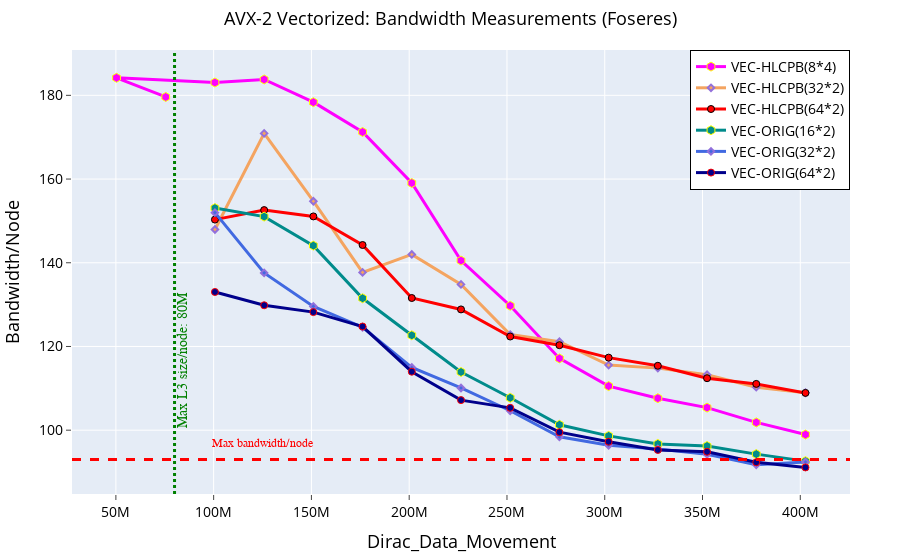

Notebook code for this chart:
### Code cell
# AVX2 Fused Cases
fig = go.Figure()
fig.add_trace(go.Scatter(x=(dfn1AvxFusNonProb_8mpi_4omp.Dirc_Data_Mov*(dfn1AvxFusNonProb_8mpi_4omp.MPI_size)), 
                         y=(dfn1AvxFusNonProb_8mpi_4omp.BAND*(dfn1AvxFusNonProb_8mpi_4omp.MPI_size)), 
                         mode='lines+markers', 
                         name='VEC-HLCPB(8*4)',
                         line=dict(color='magenta',width=3),
                         marker=dict(symbol='hexagon',size=9, line=dict(color='yellow',width=1))))

fig.add_trace(go.Scatter(x=(dfn2AvxFusNonProb_32mpi_2omp.Dirc_Data_Mov*(dfn2AvxFusNonProb_32mpi_2omp.MPI_size/2)), 
                         y=(dfn2AvxFusNonProb_32mpi_2omp.BAND*(dfn2AvxFusNonProb_32mpi_2omp.MPI_size/2)), 
                         mode='lines+markers', 
                         name='VEC-HLCPB(32*2)',
                         line=dict(color='sandybrown',width=3),
                         marker=dict(symbol='diamond',size=5,line=dict(color='MediumPurple',width=2))))

fig.add_trace(go.Scatter(x=(dfn4AvxFusNonProb_64mpi_2omp.Dirc_Data_Mov*(dfn4AvxFusNonProb_64mpi_2omp.MPI_size/4)), 
                         y=(dfn4AvxFusNonProb_64mpi_2omp.BAND*(dfn4AvxFusNonProb_64mpi_2omp.MPI_size/4)), 
                         mode='lines+markers', 
                         name='VEC-HLCPB(64*2)',
                         line=dict(color='red',width=3),
                         marker=dict(symbol='circle',size=7, line=dict(color='black',width=1))))

# AVX-2 Non-fused Cases
fig.add_trace(go.Scatter(x=(dfn1AvxNonFusNonProb_16mpi_2omp.Dirc_Data_Mov*(dfn1AvxNonFusNonProb_16mpi_2omp.MPI_size)), 
                         y=(dfn1AvxNonFusNonProb_16mpi_2omp.BAND*(dfn1AvxNonFusNonProb_16mpi_2omp.MPI_size)), 
                         mode='lines+markers', 
                         name='VEC-ORIG(16*2)',
                         line=dict(color='darkcyan',width=3),
                         marker=dict(symbol='hexagon',size=9, line=dict(color='yellow',width=1))))

fig.add_trace(go.Scatter(x=(dfn2AvxNonFusNonProb_32mpi_2omp.Dirc_Data_Mov*(dfn2AvxNonFusNonProb_32mpi_2omp.MPI_size/2)), 
                         y=(dfn2AvxNonFusNonProb_32mpi_2omp.BAND*(dfn2AvxNonFusNonProb_32mpi_2omp.MPI_size/2)), 
                         mode='lines+markers', 
                         name='VEC-ORIG(32*2)',
                         line=dict(color='royalblue',width=3),
                         marker=dict(symbol='diamond',size=5,line=dict(color='MediumPurple',width=2))))

fig.add_trace(go.Scatter(x=(dfn4AvxNonFusNonProb_64mpi_2omp.Dirc_Data_Mov*(dfn4AvxNonFusNonProb_64mpi_2omp.MPI_size/4)), 
                         y=(dfn4AvxNonFusNonProb_64mpi_2omp.BAND*(dfn4AvxNonFusNonProb_64mpi_2omp.MPI_size/4)), 
                         mode='lines+markers', 
                         name='VEC-ORIG(64*2)',
                         line=dict(color='darkblue',width=3),
                         marker=dict(symbol='circle',size=7, line=dict(color='red',width=1))))


# Adding vertical and horizontal lines 
fig.add_vline(x=80e6, line_width=3, line_dash="dot", line_color="green")
fig.add_hline(y=93, line_width=3, line_dash="dash", line_color="red")

# Add annotation with arrow
fig.add_annotation(
    x=80e6,
    y=100,
    text='Max L3 size/node: 80M',
    xanchor='left',  # Anchor the text to the left side of the annotation point
    yanchor='bottom',
    showarrow=False,
    arrowhead=1,
    arrowsize=1,
    arrowwidth=2,
    arrowcolor="#636363",
    ax=-60,  # Move the text 60 units to the left
    ay=-30,
    font=dict(size=14, color="green", family="Sans Serif"),
    align="left",
    textangle=-90,  # Rotate the text 90 degrees counter-clockwise
)


fig.add_annotation(
    x='125e6'
    , y=95
    , text=f'Max bandwidth/node'
    , yanchor='bottom'
    , showarrow=False
    , arrowhead=1
    , arrowsize=1
    , arrowwidth=2
    , arrowcolor="#636363"
    , ax=-20
    , ay=-30
    , font=dict(size=12, color="red", family="Sans Serif")
    , align="left"
    ,)





fig.update_layout(
    title=dict(text='AVX-2 Vectorized: Bandwidth Measurements (Foseres)',
               font=dict(color="black", size=18), x=0.5),  # Set title text color to black
    xaxis_title=dict(text='Dirac_Data_Movement', font=dict(color="black", size=18)), 
    yaxis_title=dict(text='Bandwidth/Node', font=dict(color="black", size=18)), 
    xaxis=dict(ticks="outside", tickfont=dict(color="black", size=14)),  # Set font color for x-axis ticks
    yaxis=dict(ticks="outside", tickfont=dict(color="black", size=14)),  # Set font color for y-axis ticks
    legend=go.layout.Legend(bordercolor="black", borderwidth=1, x=1, xanchor="right", y=1, yanchor="top",
                            font=dict(color="black", size=14)),  # Set legend text color to black
    margin=dict(l=50, r=50, t=50, b=50)  # Adjust the left and right margins
)

### Figure 1 — Plotly figure (JSON) as saved in the notebook; plotly's stock layout.template omitted (floating-point values rounded to 4 significant figures)
{"data": [{"line": {"color": "magenta", "width": 3}, "marker": {"line": {"color": "yellow", "width": 1}, "size": 9, "symbol": "hexagon"}, "mode": "lines+markers", "name": "VEC-HLCPB(8*4)", "type": "scatter", "x": [75497472, 50331648, 100663296, 125829120, 150994944, 176160768, 201326592, 226492416, 251658240, 276824064, 301989888, 327155712, 352321536, 377487360, 402653184], "y": [179.6, 184.2, 183.1, 183.8, 178.4, 171.3, 159.0, 140.5, 129.7, 117.1, 110.5, 107.6, 105.4, 101.9, 98.96]}, {"line": {"color": "sandybrown", "width": 3}, "marker": {"line": {"color": "MediumPurple", "width": 2}, "size": 5, "symbol": "diamond"}, "mode": "lines+markers", "name": "VEC-HLCPB(32*2)", "type": "scatter", "x": [100663296, 125829120, 150994944, 176160768, 201326592, 226492416, 251658240, 276824064, 301989888, 327155712, 352321536, 377487360, 402653184], "y": [147.9, 170.9, 154.7, 137.7, 142.0, 134.8, 122.8, 121.1, 115.5, 114.8, 113.3, 110.3, 108.9]}, {"line": {"color": "red", "width": 3}, "marker": {"line": {"color": "black", "width": 1}, "size": 7, "symbol": "circle"}, "mode": "lines+markers", "name": "VEC-HLCPB(64*2)", "type": "scatter", "x": [100663296, 125829120, 150994944, 176160768, 201326592, 226492416, 251658240, 276824064, 301989888, 327155712, 352321536, 377487360, 402653184], "y": [150.3, 152.6, 151.1, 144.2, 131.6, 128.9, 122.4, 120.3, 117.3, 115.4, 112.4, 111.1, 108.9]}, {"line": {"color": "darkcyan", "width": 3}, "marker": {"line": {"color": "yellow", "width": 1}, "size": 9, "symbol": "hexagon"}, "mode": "lines+markers", "name": "VEC-ORIG(16*2)", "type": "scatter", "x": [100663296, 125829120, 150994944, 176160768, 201326592, 226492416, 251658240, 276824064, 301989888, 327155712, 352321536, 377487360, 402653184], "y": [153.1, 151.0, 144.1, 131.5, 122.7, 113.9, 107.7, 101.3, 98.64, 96.71, 96.22, 94.28, 92.6]}, {"line": {"color": "royalblue", "width": 3}, "marker": {"line": {"color": "MediumPurple", "width": 2}, "size": 5, "symbol": "diamond"}, "mode": "lines+markers", "name": "VEC-ORIG(32*2)", "type": "scatter", "x": [100663296, 125829120, 150994944, 176160768, 201326592, 226492416, 251658240, 276824064, 301989888, 327155712, 352321536, 377487360, 402653184], "y": [152.0, 137.6, 129.6, 124.6, 115.0, 110.1, 104.6, 98.41, 96.41, 95.51, 94.24, 91.72, 92.4]}, {"line": {"color": "darkblue", "width": 3}, "marker": {"line": {"color": "red", "width": 1}, "size": 7, "symbol": "circle"}, "mode": "lines+markers", "name": "VEC-ORIG(64*2)", "type": "scatter", "x": [100663296, 125829120, 150994944, 176160768, 201326592, 226492416, 251658240, 276824064, 301989888, 327155712, 352321536, 377487360, 402653184], "y": [133.0, 129.8, 128.2, 124.8, 114.0, 107.2, 105.3, 99.52, 97.25, 95.28, 94.84, 92.34, 91.1]}], "layout": {"annotations": [{"align": "left", "arrowcolor": "#636363", "arrowhead": 1, "arrowsize": 1, "arrowwidth": 2, "ax": -60, "ay": -30, "font": {"color": "green", "family": "Sans Serif", "size": 14}, "showarrow": false, "text": "Max L3 size/node: 80M", "textangle": -90, "x": 80000000, "xanchor": "left", "y": 100, "yanchor": "bottom"}, {"align": "left", "arrowcolor": "#636363", "arrowhead": 1, "arrowsize": 1, "arrowwidth": 2, "ax": -20, "ay": -30, "font": {"color": "red", "family": "Sans Serif", "size": 12}, "showarrow": false, "text": "Max bandwidth/node", "x": "125e6", "y": 95, "yanchor": "bottom"}], "legend": {"bordercolor": "black", "borderwidth": 1, "font": {"color": "black", "size": 14}, "x": 1, "xanchor": "right", "y": 1, "yanchor": "top"}, "margin": {"b": 50, "l": 50, "r": 50, "t": 50}, "shapes": [{"line": {"color": "green", "dash": "dot", "width": 3}, "type": "line", "x0": 80000000, "x1": 80000000, "xref": "x", "y0": 0, "y1": 1, "yref": "y domain"}, {"line": {"color": "red", "dash": "dash", "width": 3}, "type": "line", "x0": 0, "x1": 1, "xref": "x domain", "y0": 93, "y1": 93, "yref": "y"}], "title": {"font": {"color": "black", "size": 18}, "text": "AVX-2 Vectorized: Bandwidth Measurements (Foseres)", "x": 0.5}, "xaxis": {"tickfont": {"color": "black", "size": 14}, "ticks": "outside", "title": {"font": {"color": "black", "size": 18}, "text": "Dirac_Data_Movement"}}, "yaxis": {"tickfont": {"color": "black", "size": 14}, "ticks": "outside", "title": {"font": {"color": "black", "size": 18}, "text": "Bandwidth/Node"}}}}
